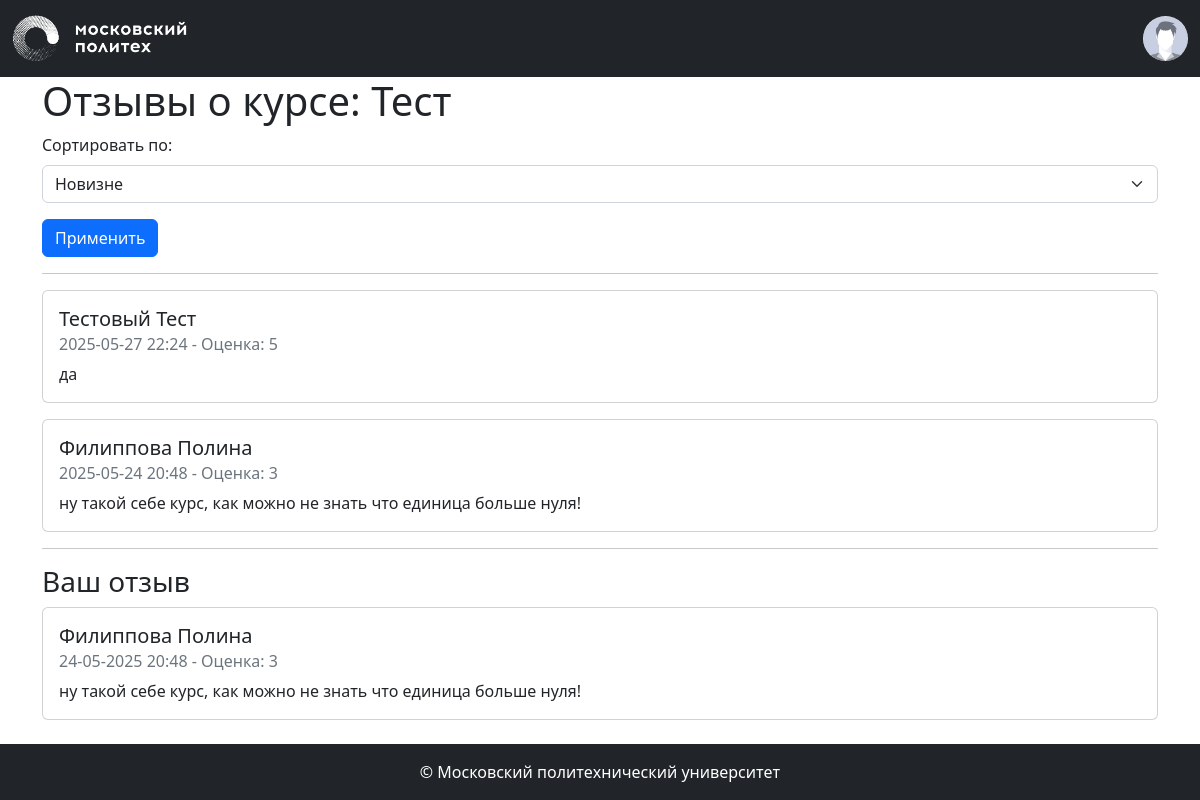
The app's page /courses/1/reviews (signed in) with its own data.
### app/models.py (models this page shows, shortened)
class Base(DeclarativeBase):
  metadata = MetaData(naming_convention={
        "ix": 'ix_%(column_0_label)s',
        "uq": "uq_%(table_name)s_%(column_0_name)s",
        "ck": "ck_%(table_name)s_%(constraint_name)s",
        "fk": "fk_%(table_name)s_%(column_0_name)s_%(referred_table_name)s",
        "pk": "pk_%(table_name)s"
    })

class Course(Base):
    __tablename__ = 'courses'
    id: Mapped[int] = mapped_column(primary_key=True)
    name: Mapped[str] = mapped_column(String(100))
    short_desc: Mapped[str] = mapped_column(Text)
    full_desc: Mapped[str] = mapped_column(Text)
    rating_sum: Mapped[int] = mapped_column(default=0)
    rating_num: Mapped[int] = mapped_column(default=0)
    category_id: Mapped[int] = mapped_column(ForeignKey("categories.id"))
    author_id: Mapped[int] = mapped_column(ForeignKey("users.id"))
    background_image_id: Mapped[str] = mapped_column(ForeignKey("images.id"))
    created_at: Mapped[datetime] = mapped_column(default=datetime.now)
    author: Mapped["User"] = relationship()
    category: Mapped["Category"] = relationship(lazy=False)
    bg_image: Mapped["Image"] = relationship()
    reviews: Mapped[list["Review"]] = relationship(back_populates="course")

class Review(Base):
    __tablename__ = 'reviews'
    id: Mapped[int] = mapped_column(primary_key=True)
    rating: Mapped[int] = mapped_column(Integer)  # Оценка от 0 до 5
    text: Mapped[str] = mapped_column(Text)
    created_at: Mapped[datetime] = mapped_column(default=datetime.now)
    course_id: Mapped[int] = mapped_column(ForeignKey("courses.id"))
    user_id: Mapped[int] = mapped_column(ForeignKey("users.id"))
    course: Mapped["Course"] = relationship(back_populates="reviews")
    user: Mapped["User"] = relationship()

class User(Base, UserMixin):
    __tablename__ = 'users'
    id: Mapped[int] = mapped_column(primary_key=True)
    first_name: Mapped[str] = mapped_column(String(100))
    last_name: Mapped[str] = mapped_column(String(100))
    middle_name: Mapped[Optional[str]] = mapped_column(String(100))
    login: Mapped[str] = mapped_column(String(100), unique=True)
    password_hash: Mapped[str] = mapped_column(String(200))
    created_at: Mapped[datetime] = mapped_column(default=datetime.now)
    @property
    def full_name(self):
        return ' '.join([self.last_name, self.first_name, self.middle_name or ''])

### app/courses.py (the view)
@bp.route('/<int:course_id>/reviews', methods=['GET', 'POST'])
def reviews(course_id):
    course = course_repository.get_course_by_id(course_id)
    if course is None:
        abort(404)
    sort_by = request.args.get('sort_by', 'newest')
    page = request.args.get('page', 1, type=int)
    if sort_by == 'positive':
        order = desc(Review.rating)
    elif sort_by == 'negative':
        order = asc(Review.rating)
    else:
        order = desc(Review.created_at)  # newest
    pagination = db.paginate(db.select(Review).filter_by(course_id=course_id).order_by(order), page=page, per_page=REVIEW_PER_PAGE)
    user_review = None
    if current_user.is_authenticated:
        user_review = db.session.execute(db.select(Review).filter_by(course_id=course_id, user_id=current_user.id)).scalar()
    return render_template('courses/reviews.html', course=course, pagination=pagination, sort_by=sort_by, user_review=user_review)

### app/auth.py (called while the page is built)
def load_user(user_id):
    return user_repository.get_user_by_id(user_id)

### app/repositories/course_repository.py (called while the page is built)
    def get_course_by_id(self, course_id):
        return self.db.session.get(Course, course_id)

### app/repositories/user_repository.py (called while the page is built)
    def get_user_by_id(self, user_id):
        return self.db.session.execute(self.db.select(User).filter_by(id=user_id)).scalar()

### app/templates/courses/reviews.html (shortened to what this page needs)
{% extends 'base.html' %}
{% block content %}
<div class="container">
    <h1>Отзывы о курсе: {{ course.name }}</h1>
    <form method="GET" action="{{ url_for('courses.reviews', course_id=course.id) }}">
        <div class="mb-3">
            <label for="sort_by" class="form-label">Сортировать по:</label>
            <select class="form-select" id="sort_by" name="sort_by">
                <option value="newest" {% if sort_by == 'newest' %}selected{% endif %}>Новизне</option>
            </select>
        </div>
        <button type="submit" class="btn btn-primary">Применить</button>
    </form>
    <hr>
    {% if pagination.items %}
        {% for review in pagination.items %}
            <div class="card mb-3">
                <div class="card-body">
                    <h5 class="card-title">{{ review.user.full_name }}</h5>
                    <h6 class="card-subtitle mb-2 text-muted">{{ review.created_at.strftime('%Y-%m-%d %H:%M') }} - Оценка: {{ review.rating }}</h6>
                    <p class="card-text">{{ review.text }}</p>
                </div>
            </div>
        {% endfor %}
    {% else %}
        <p>Пока нет ни одного отзыва.</p>
    {% endif %}
    <hr>
    {% if current_user.is_authenticated %}
        {% if user_review %}
            <h3>Ваш отзыв</h3>
            <div class="card mb-3">
                <div class="card-body">
                    <h5 class="card-title">{{ user_review.user.full_name }}</h5>
                    <h6 class="card-subtitle mb-2 text-muted">{{ user_review.created_at.strftime('%d-%m-%Y %H:%M') }} - Оценка: {{ user_review.rating }}</h6>
                    <p class="card-text">{{ user_review.text }}</p>
                </div>
            </div>
        {% endif %}
    {% else %}
        <p>Чтобы оставить отзыв, пожалуйста, <a href="{{ url_for('auth.login') }}">войдите</a>.</p>
    {% endif %}
</div>
{% endblock %}

### records on screen
Course: name "Тест"
Review: user.full_name "Тестовый Тест", created_at "2025-05-27 22:24", rating "5", text "да"
Review: user.full_name "Филиппова Полина", created_at "2025-05-24 20:48", rating "3", text "ну такой себе курс, как можно не знать что единица больше нуля!", created_at "24-05-2025 20:48"
User: user.full_name "Филиппова Полина"
